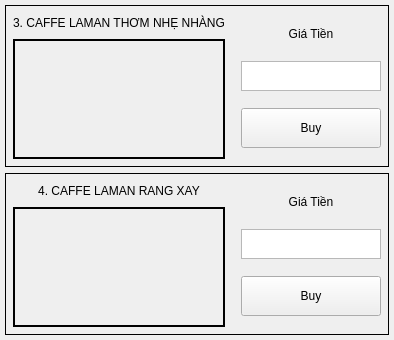
          <widget class="QFrame" name="verticalFrame_8">
           <property name="frameShape">
            <enum>QFrame::NoFrame</enum>
           </property>
           <layout class="QVBoxLayout" name="verticalLayout_17">
            <property name="leftMargin">
             <number>5</number>
            </property>
            <property name="topMargin">
             <number>5</number>
            </property>
            <property name="rightMargin">
             <number>5</number>
            </property>
            <property name="bottomMargin">
             <number>5</number>
            </property>
            <item>
             <widget class="QFrame" name="frame_14">
              <property name="frameShape">
               <enum>QFrame::Box</enum>
              </property>
              <layout class="QHBoxLayout" name="horizontalLayout_19">
               <property name="leftMargin">
                <number>2</number>
               </property>
               <property name="topMargin">
                <number>2</number>
               </property>
               <property name="rightMargin">
                <number>2</number>
               </property>
               <property name="bottomMargin">
                <number>2</number>
               </property>
               <item>
                <widget class="QFrame" name="frame_15">
                 <property name="sizePolicy">
                  <sizepolicy hsizetype="Expanding" vsizetype="Preferred">
                   <horstretch>0</horstretch>
                   <verstretch>0</verstretch>
                  </sizepolicy>
                 </property>
                 <property name="frameShape">
                  <enum>QFrame::NoFrame</enum>
                 </property>
                 <layout class="QVBoxLayout" name="verticalLayout_32">
                  <property name="leftMargin">
                   <number>5</number>
                  </property>
                  <property name="topMargin">
                   <number>5</number>
                  </property>
                  <property name="rightMargin">
                   <number>5</number>
                  </property>
                  <property name="bottomMargin">
                   <number>5</number>
                  </property>
                  <item>
                   <widget class="QLabel" name="nameID3">
                    <property name="sizePolicy">
                     <sizepolicy hsizetype="Expanding" vsizetype="Maximum">
                      <horstretch>0</horstretch>
                      <verstretch>0</verstretch>
                     </sizepolicy>
                    </property>
                    <property name="minimumSize">
                     <size>
                      <width>20</width>
                      <height>20</height>
                     </size>
                    </property>
                    <property name="maximumSize">
                     <size>
                      <width>5000</width>
                      <height>60</height>
                     </size>
                    </property>
                    <property name="frameShape">
                     <enum>QFrame::Box</enum>
                    </property>
                    <property name="lineWidth">
                     <number>0</number>
                    </property>
                    <property name="text">
                     <string>3. CAFFE LAMAN THƠM NHẸ NHÀNG</string>
                    </property>
                    <property name="alignment">
                     <set>Qt::AlignCenter</set>
                    </property>
                   </widget>
                  </item>
                  <item>
                   <widget class="QLabel" name="imageID3">
                    <property name="sizePolicy">
                     <sizepolicy hsizetype="Expanding" vsizetype="Maximum">
                      <horstretch>0</horstretch>
                      <verstretch>0</verstretch>
                     </sizepolicy>
                    </property>
                    <property name="minimumSize">
                     <size>
                      <width>120</width>
                      <height>120</height>
                     </size>
                    </property>
                    <property name="maximumSize">
                     <size>
                      <width>5000</width>
                      <height>250</height>
                     </size>
                    </property>
                    <property name="frameShape">
                     <enum>QFrame::Box</enum>
                    </property>
                    <property name="lineWidth">
                     <number>2</number>
                    </property>
                    <property name="text">
                     <string/>
                    </property>
                    <property name="pixmap">
                     <pixmap resource="view/res/coofee.qrc">:/FOOD/Food/2.jpg</pixmap>
                    </property>
                    <property name="scaledContents">
                     <bool>true</bool>
                    </property>
                    <property name="alignment">
                     <set>Qt::AlignCenter</set>
                    </property>
                   </widget>
                  </item>
                 </layout>
                </widget>
               </item>
               <item>
                <widget class="QFrame" name="frame_8">
                 <property name="maximumSize">
                  <size>
                   <width>150</width>
                   <height>16777215</height>
                  </size>
                 </property>
                 <layout class="QVBoxLayout" name="verticalLayout_33">
                  <property name="leftMargin">
                   <number>5</number>
                  </property>
                  <property name="topMargin">
                   <number>5</number>
                  </property>
                  <property name="rightMargin">
                   <number>5</number>
                  </property>
                  <property name="bottomMargin">
                   <number>5</number>
                  </property>
                  <item>
                   <widget class="QLabel" name="imageAc_13">
                    <property name="sizePolicy">
                     <sizepolicy hsizetype="Maximum" vsizetype="Maximum">
                      <horstretch>0</horstretch>
                      <verstretch>0</verstretch>
                     </sizepolicy>
                    </property>
                    <property name="minimumSize">
                     <size>
                      <width>20</width>
                      <height>20</height>
                     </size>
                    </property>
                    <property name="maximumSize">
                     <size>
                      <width>150</width>
                      <height>20</height>
                     </size>
                    </property>
                    <property name="frameShape">
                     <enum>QFrame::Box</enum>
                    </property>
                    <property name="lineWidth">
                     <number>0</number>
                    </property>
                    <property name="text">
                     <string>Giá Tiền</string>
                    </property>
                    <property name="alignment">
                     <set>Qt::AlignCenter</set>
                    </property>
                   </widget>
                  </item>
                  <item>
                   <widget class="QTextEdit" name="totalCoinID3">
                    <property name="maximumSize">
                     <size>
                      <width>500</width>
                      <height>30</height>
                     </size>
                    </property>
                    <property name="readOnly">
                     <bool>true</bool>
                    </property>
                   </widget>
                  </item>
                  <item>
                   <widget class="QPushButton" name="btnBuyID3">
                    <property name="sizePolicy">
                     <sizepolicy hsizetype="Expanding" vsizetype="Fixed">
                      <horstretch>0</horstretch>
                      <verstretch>0</verstretch>
                     </sizepolicy>
                    </property>
                    <property name="minimumSize">
                     <size>
                      <width>0</width>
                      <height>40</height>
                     </size>
                    </property>
                    <property name="text">
                     <string>Buy</string>
                    </property>
                    <property name="ID" stdset="0">
                     <number>3</number>
                    </property>
                    <attribute name="buttonGroup">
                     <string notr="true">buy_buttonGroup</string>
                    </attribute>
                   </widget>
                  </item>
                 </layout>
                </widget>
               </item>
              </layout>
             </widget>
            </item>
            <item>
             <widget class="QFrame" name="frame_9">
              <property name="frameShape">
               <enum>QFrame::Box</enum>
              </property>
              <layout class="QHBoxLayout" name="horizontalLayout_6">
               <property name="leftMargin">
                <number>2</number>
               </property>
               <property name="topMargin">
                <number>2</number>
               </property>
               <property name="rightMargin">
                <number>2</number>
               </property>
               <property name="bottomMargin">
                <number>2</number>
               </property>
               <item>
                <widget class="QFrame" name="frame_10">
                 <property name="sizePolicy">
                  <sizepolicy hsizetype="Expanding" vsizetype="Preferred">
                   <horstretch>0</horstretch>
                   <verstretch>0</verstretch>
                  </sizepolicy>
                 </property>
                 <property name="frameShape">
                  <enum>QFrame::NoFrame</enum>
                 </property>
                 <layout class="QVBoxLayout" name="verticalLayout_18">
                  <property name="leftMargin">
                   <number>5</number>
                  </property>
                  <property name="topMargin">
                   <number>5</number>
                  </property>
                  <property name="rightMargin">
                   <number>5</number>
                  </property>
                  <property name="bottomMargin">
                   <number>5</number>
                  </property>
                  <item>
                   <widget class="QLabel" name="nameID4">
                    <property name="sizePolicy">
                     <sizepolicy hsizetype="Expanding" vsizetype="Maximum">
                      <horstretch>0</horstretch>
                      <verstretch>0</verstretch>
                     </sizepolicy>
                    </property>
                    <property name="minimumSize">
                     <size>
                      <width>20</width>
                      <height>20</height>
                     </size>
                    </property>
                    <property name="maximumSize">
                     <size>
                      <width>5000</width>
                      <height>60</height>
                     </size>
                    </property>
                    <property name="frameShape">
                     <enum>QFrame::Box</enum>
                    </property>
                    <property name="lineWidth">
                     <number>0</number>
                    </property>
                    <property name="text">
                     <string>4. CAFFE LAMAN RANG XAY</string>
                    </property>
                    <property name="alignment">
                     <set>Qt::AlignCenter</set>
                    </property>
                   </widget>
                  </item>
                  <item>
                   <widget class="QLabel" name="imageID4">
                    <property name="sizePolicy">
                     <sizepolicy hsizetype="Expanding" vsizetype="Maximum">
                      <horstretch>0</horstretch>
                      <verstretch>0</verstretch>
                     </sizepolicy>
                    </property>
                    <property name="minimumSize">
                     <size>
                      <width>120</width>
                      <height>120</height>
                     </size>
                    </property>
                    <property name="maximumSize">
                     <size>
                      <width>5000</width>
                      <height>250</height>
                     </size>
                    </property>
                    <property name="frameShape">
                     <enum>QFrame::Box</enum>
                    </property>
                    <property name="lineWidth">
                     <number>2</number>
                    </property>
                    <property name="text">
                     <string/>
                    </property>
                    <property name="pixmap">
                     <pixmap resource="view/res/coofee.qrc">:/FOOD/Food/3.jpg</pixmap>
                    </property>
                    <property name="scaledContents">
                     <bool>true</bool>
                    </property>
                    <property name="alignment">
                     <set>Qt::AlignCenter</set>
                    </property>
                   </widget>
                  </item>
                 </layout>
                </widget>
               </item>
               <item>
                <widget class="QFrame" name="frame_11">
                 <property name="maximumSize">
                  <size>
                   <width>150</width>
                   <height>16777215</height>
                  </size>
                 </property>
                 <layout class="QVBoxLayout" name="verticalLayout_19">
                  <property name="leftMargin">
                   <number>5</number>
                  </property>
                  <property name="topMargin">
                   <number>5</number>
                  </property>
                  <property name="rightMargin">
                   <number>5</number>
                  </property>
                  <property name="bottomMargin">
                   <number>5</number>
                  </property>
                  <item>
                   <widget class="QLabel" name="imageAc_8">
                    <property name="sizePolicy">
                     <sizepolicy hsizetype="Maximum" vsizetype="Maximum">
                      <horstretch>0</horstretch>
                      <verstretch>0</verstretch>
                     </sizepolicy>
                    </property>
                    <property name="minimumSize">
                     <size>
                      <width>20</width>
                      <height>20</height>
                     </size>
                    </property>
                    <property name="maximumSize">
                     <size>
                      <width>150</width>
                      <height>20</height>
                     </size>
                    </property>
                    <property name="frameShape">
                     <enum>QFrame::Box</enum>
                    </property>
                    <property name="lineWidth">
                     <number>0</number>
                    </property>
                    <property name="text">
                     <string>Giá Tiền</string>
                    </property>
                    <property name="alignment">
                     <set>Qt::AlignCenter</set>
                    </property>
                   </widget>
                  </item>
                  <item>
                   <widget class="QTextEdit" name="totalCoinID4">
                    <property name="maximumSize">
                     <size>
                      <width>500</width>
                      <height>30</height>
                     </size>
                    </property>
                    <property name="readOnly">
                     <bool>true</bool>
                    </property>
                   </widget>
                  </item>
                  <item>
                   <widget class="QPushButton" name="btnBuyID4">
                    <property name="sizePolicy">
                     <sizepolicy hsizetype="Expanding" vsizetype="Fixed">
                      <horstretch>0</horstretch>
                      <verstretch>0</verstretch>
                     </sizepolicy>
                    </property>
                    <property name="minimumSize">
                     <size>
                      <width>0</width>
                      <height>40</height>
                     </size>
                    </property>
                    <property name="text">
                     <string>Buy</string>
                    </property>
                    <property name="ID" stdset="0">
                     <number>4</number>
                    </property>
                    <attribute name="buttonGroup">
                     <string notr="true">buy_buttonGroup</string>
                    </attribute>
                   </widget>
                  </item>
                 </layout>
                </widget>
               </item>
              </layout>
             </widget>
            </item>
           </layout>
          </widget>
